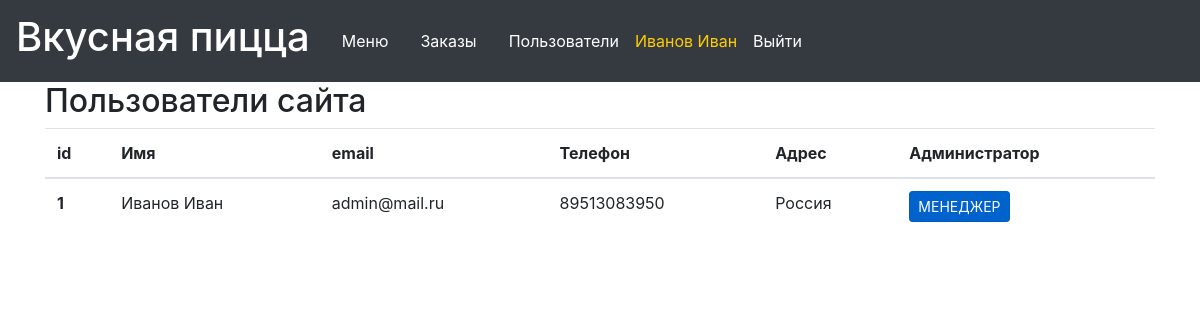
/list-user (signed in), run on the app's committed database.
### data/users.py (models this page shows, shortened)
class User(SqlAlchemyBase, UserMixin):
    __tablename__ = 'users'
    id = sqlalchemy.Column(sqlalchemy.Integer, primary_key=True, autoincrement=True)
    name = sqlalchemy.Column(sqlalchemy.String, nullable=True)
    role = sqlalchemy.Column(sqlalchemy.String, nullable=True)
    address = sqlalchemy.Column(sqlalchemy.String, nullable=True)
    telephone = sqlalchemy.Column(sqlalchemy.String, nullable=True)
    email = sqlalchemy.Column(sqlalchemy.String, index=True, unique=True, nullable=True)
    hashed_password = sqlalchemy.Column(sqlalchemy.String, nullable=True)
    modifed_date = sqlalchemy.Column(sqlalchemy.DateTime, default=datetime.datetime.now)

### main.py (the view)
@app.route('/list-user')
@login_required
def list_user():
    db_sess = db_session.create_session()
    users = db_sess.query(User).all()
    return render_template('list_user.html', users=users)

### data/db_session.py (called while the page is built)
def create_session() -> Session:
    global __factory
    return __factory()

### main.py (called while the page is built)
@login_manager.user_loader
def load_user(user_id):
    db_sess = db_session.create_session()
    return db_sess.query(User).get(user_id)

### templates/list_user.html (shortened to what this page needs)
{% extends "base.html" %}
{% block content %}
{% if current_user.is_authenticated and current_user.role == 'manager' %}
    <h2>Пользователи сайта</h2>
<table class="table">
  <thead>
    <tr>
      <th scope="col">id</th>
      <th scope="col">Имя</th>
      <th scope="col">email</th>
      <th scope="col">Телефон</th>
      <th scope="col">Адрес</th>
      <th scope="col">Администратор</th>
    </tr>
  </thead>
  <tbody>
  {% for user in users %}
    <tr>
      <th scope="row">{{ user.id }}</th>
      <td>{{ user.name }}</td>
      <td>{{ user.email }}</td>
      <td>{{ user.telephone }}</td>
      <td>{{ user.address }}</td>
      <td>
          {% if user.role %}
            <a href="manager-{{ user.id }}" class="btn btn-primary btn-sm active">МЕНЕДЖЕР</a></td>
          {% else %}
            <a href="manager-{{ user.id }}" class="btn btn-primary btn-sm">Пользователь</a></td>
          {% endif %}
    </tr>
  {% endfor %}
  </tbody>
</table>
{% endif %}
{% endblock %}

### templates/base.html (shortened to what this page needs)
<!DOCTYPE html>
<html lang="en">
<head>
    <link rel="stylesheet" href="https://stackpath.bootstrapcdn.com/bootstrap/4.4.1/css/bootstrap.min.css"
>
    <link rel="stylesheet" type="text/css" href="../static/css/style.css"/>
</head>
<body>
<header>
    <nav class="navbar navbar-expand navbar-dark bg-dark">
        <a class="navbar-brand" href="/"><h1>Вкусная пицца</h1></a>
        <a class="nav-link" href="/">Меню</a>
        {% if current_user.is_authenticated %}
            {% if current_user.role == "manager" %}
                <a class="nav-link" href="/orders">Заказы</a>
                <a class="nav-link" href="list-user">Пользователи</a>
            {% else %}
                <a class="nav-link" href="/basket">Корзина</a>
            {% endif %}
        <a href="/edituser" class="user-name">{{ current_user.name }}</a>
        <a class="nav-link" href="/logout">Выйти</a>
        {% else %}
            <a class="nav-link" href="/basket">Корзина</a>
            <a class="nav-link" href="/register">Зарегистрироваться</a>
            <a class="nav-link" href="/login">Войти</a>
        {% endif %}
    </nav>
</header>
<main role="main" class="container">
    {% block content %}{% endblock %}
</main>
</body>
</html>

### static/css/style.css (style rules this page uses)
nav a { color: #fff; }
.user-name { color: #FFCC00; }

### data on the page
User: name "Иванов Иван", id "1", email "admin@mail.ru", telephone "89513083950", address "Россия"
